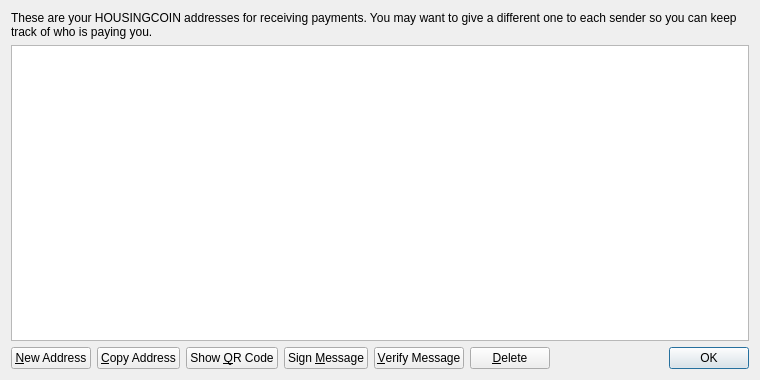
<?xml version="1.0" encoding="UTF-8"?>
<ui version="4.0">
 <class>AddressBookPage</class>
 <widget class="QWidget" name="AddressBookPage">
  <property name="geometry">
   <rect>
    <x>0</x>
    <y>0</y>
    <width>760</width>
    <height>380</height>
   </rect>
  </property>
  <property name="windowTitle">
   <string>Address Book</string>
  </property>
  <layout class="QVBoxLayout" name="verticalLayout">
   <item>
    <widget class="QLabel" name="labelExplanation">
     <property name="text">
      <string>These are your HOUSINGCOIN addresses for receiving payments. You may want to give a different one to each sender so you can keep track of who is paying you.</string>
     </property>
     <property name="textFormat">
      <enum>Qt::PlainText</enum>
     </property>
     <property name="wordWrap">
      <bool>true</bool>
     </property>
    </widget>
   </item>
   <item>
    <widget class="QTableView" name="tableView">
     <property name="contextMenuPolicy">
      <enum>Qt::CustomContextMenu</enum>
     </property>
     <property name="toolTip">
      <string>Double-click to edit address or label</string>
     </property>
     <property name="tabKeyNavigation">
      <bool>false</bool>
     </property>
     <property name="alternatingRowColors">
      <bool>true</bool>
     </property>
     <property name="selectionMode">
      <enum>QAbstractItemView::SingleSelection</enum>
     </property>
     <property name="selectionBehavior">
      <enum>QAbstractItemView::SelectRows</enum>
     </property>
     <property name="sortingEnabled">
      <bool>true</bool>
     </property>
     <attribute name="verticalHeaderVisible">
      <bool>false</bool>
     </attribute>
    </widget>
   </item>
   <item>
    <layout class="QHBoxLayout" name="horizontalLayout">
     <item>
      <widget class="QPushButton" name="newAddressButton">
       <property name="toolTip">
        <string>Create a new address</string>
       </property>
       <property name="text">
        <string>&amp;New Address</string>
       </property>
       <property name="icon">
        <iconset resource="../bitcoin.qrc">
         <normaloff>:/icons/add</normaloff>:/icons/add</iconset>
       </property>
      </widget>
     </item>
     <item>
      <widget class="QPushButton" name="copyToClipboard">
       <property name="toolTip">
        <string>Copy the currently selected address to the system clipboard</string>
       </property>
       <property name="text">
        <string>&amp;Copy Address</string>
       </property>
       <property name="icon">
        <iconset resource="../bitcoin.qrc">
         <normaloff>:/icons/editcopy</normaloff>:/icons/editcopy</iconset>
       </property>
      </widget>
     </item>
     <item>
      <widget class="QPushButton" name="showQRCode">
       <property name="text">
        <string>Show &amp;QR Code</string>
       </property>
       <property name="icon">
        <iconset resource="../bitcoin.qrc">
         <normaloff>:/icons/qrcode</normaloff>:/icons/qrcode</iconset>
       </property>
      </widget>
     </item>
     <item>
      <widget class="QPushButton" name="signMessage">
       <property name="toolTip">
        <string>Sign a message to prove you own a HOUSINGCOIN address</string>
       </property>
       <property name="text">
        <string>Sign &amp;Message</string>
       </property>
       <property name="icon">
        <iconset resource="../bitcoin.qrc">
         <normaloff>:/icons/edit</normaloff>:/icons/edit</iconset>
       </property>
      </widget>
     </item>
     <item>
      <widget class="QPushButton" name="verifyMessage">
       <property name="toolTip">
        <string>Verify a message to ensure it was signed with a specified HOUSINGCOIN address</string>
       </property>
       <property name="text">
        <string>&amp;Verify Message</string>
       </property>
       <property name="icon">
        <iconset resource="../bitcoin.qrc">
         <normaloff>:/icons/transaction_0</normaloff>:/icons/transaction_0</iconset>
       </property>
      </widget>
     </item>
     <item>
      <widget class="QPushButton" name="deleteButton">
       <property name="toolTip">
        <string>Delete the currently selected address from the list</string>
       </property>
       <property name="text">
        <string>&amp;Delete</string>
       </property>
       <property name="icon">
        <iconset resource="../bitcoin.qrc">
         <normaloff>:/icons/remove</normaloff>:/icons/remove</iconset>
       </property>
      </widget>
     </item>
     <item>
      <spacer name="horizontalSpacer">
       <property name="orientation">
        <enum>Qt::Horizontal</enum>
       </property>
       <property name="sizeHint" stdset="0">
        <size>
         <width>40</width>
         <height>20</height>
        </size>
       </property>
      </spacer>
     </item>
     <item>
      <widget class="QDialogButtonBox" name="buttonBox">
       <property name="sizePolicy">
        <sizepolicy hsizetype="Maximum" vsizetype="Fixed">
         <horstretch>0</horstretch>
         <verstretch>0</verstretch>
        </sizepolicy>
       </property>
       <property name="standardButtons">
        <set>QDialogButtonBox::Ok</set>
       </property>
      </widget>
     </item>
    </layout>
   </item>
  </layout>
 </widget>
 <resources>
  <include location="../bitcoin.qrc"/>
 </resources>
 <connections/>
</ui>
